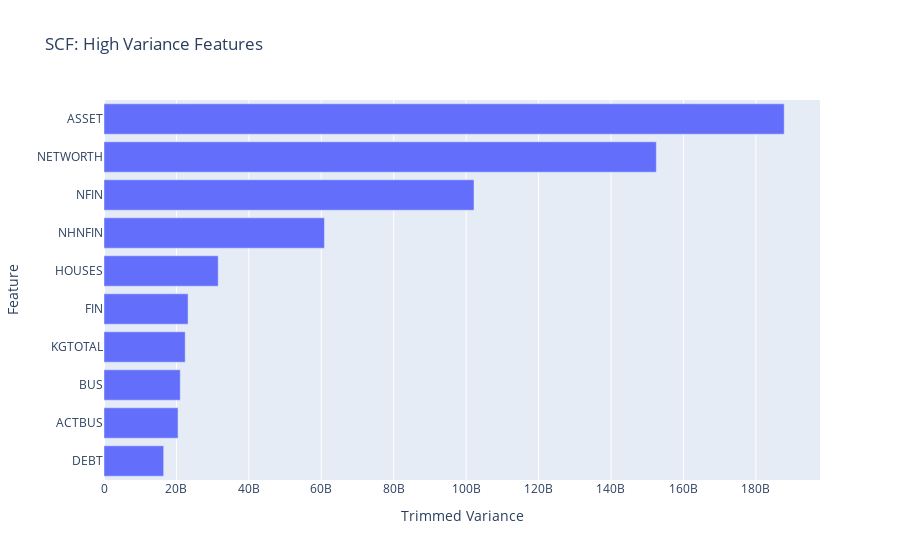

The notebook cell this image was saved under:
### Code cell
fig = px.bar(
    x=top_ten_trim_var.values, 
    y=top_ten_trim_var.index, 
    orientation='h',
    labels={'x': 'Trimmed Variance', 'y': 'Feature'}, 
    title='SCF: High Variance Features'
)

fig.show()

### Figure 1 — Plotly figure (JSON) as saved in the notebook; plotly's stock layout.template omitted (floating-point values rounded to 4 significant figures)
{"data": [{"alignmentgroup": "True", "hovertemplate": "Trimmed Variance=%{x}<br>Feature=%{y}<extra></extra>", "legendgroup": "", "marker": {"color": "#636efa", "pattern": {"shape": ""}}, "name": "", "offsetgroup": "", "orientation": "h", "showlegend": false, "textposition": "auto", "type": "bar", "x": [16480000000.0, 20440000000.0, 21060000000.0, 22420000000.0, 23210000000.0, 31540000000.0, 60870000000.0, 102200000000.0, 152500000000.0, 187800000000.0], "xaxis": "x", "y": ["DEBT", "ACTBUS", "BUS", "KGTOTAL", "FIN", "HOUSES", "NHNFIN", "NFIN", "NETWORTH", "ASSET"], "yaxis": "y"}], "layout": {"autosize": true, "barmode": "relative", "legend": {"tracegroupgap": 0}, "title": {"text": "SCF: High Variance Features"}, "xaxis": {"anchor": "y", "autorange": true, "domain": [0, 1], "range": [0, 197700000000.0], "title": {"text": "Trimmed Variance"}, "type": "linear"}, "yaxis": {"anchor": "x", "autorange": true, "domain": [0, 1], "range": [-0.5, 9.5], "title": {"text": "Feature"}, "type": "category"}}}
